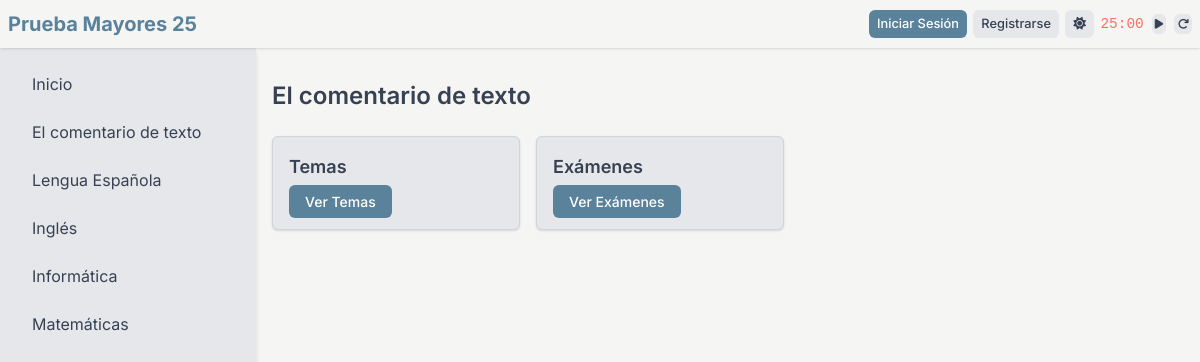
/asignatura/1, run on the app's committed database.
### tables this page shows
CREATE TABLE asignaturas (
                id INTEGER PRIMARY KEY AUTOINCREMENT,
                nombre TEXT NOT NULL UNIQUE,
                descripcion TEXT
            );

### app.py (the view)
@app.route("/asignatura/<int:asignatura_id>")
def mostrar_asignatura(asignatura_id):
    with closing(get_db_connection()) as conn:
        asignatura = conn.execute(
            "SELECT id, nombre FROM asignaturas WHERE id = ?", (asignatura_id,)
        ).fetchone()
        if not asignatura:
            return redirect(url_for("index"))
    return render_template(
        "asignatura_menu.html",
        asignatura=dict(asignatura),
        asignaturas=fetch_asignaturas(),
        navbar_data=get_navbar_data(),
    )

### app.py (called while the page is built)
def fetch_asignaturas():
    with closing(get_db_connection()) as conn:
        return [
            dict(row)
            for row in conn.execute(
                "SELECT id, nombre, descripcion FROM asignaturas"
            ).fetchall()
        ]

def get_navbar_data():
    return {
        "is_authenticated": current_user.is_authenticated,
        "username": current_user.username if current_user.is_authenticated else None,
        "dark_mode": session.get("dark_mode", False),
    }

### init_db.py (called while the page is built)
def get_db_connection():
    db_path = os.path.join(current_app.root_path, "instance", "database.db")
    conn = sqlite3.connect(db_path, check_same_thread=False)
    conn.row_factory = sqlite3.Row
    return conn

### templates/asignatura_menu.html (shortened to what this page needs)
<!DOCTYPE html>
<html lang="es" data-theme="{{ 'dark' if navbar_data.dark_mode else 'light' }}">
<head>
    <link rel="stylesheet" href="https://cdnjs.cloudflare.com/ajax/libs/font-awesome/6.5.1/css/all.min.css">
    <script src="https://cdn.tailwindcss.com"></script>
    <link rel="stylesheet" href="{{ url_for('static', filename='css/style.css') }}">
</head>
<body>
    {% include '_navbar.html' %}
    {% include '_sidebar.html' %}
    <main class="content">
        <h1 class="text-2xl font-semibold mb-6">{{ asignatura['nombre'] }}</h1>
        <div class="grid grid-cols-1 sm:grid-cols-2 gap-4 max-w-lg">
            <div class="card">
                <h2 class="text-lg font-semibold mb-2">Temas</h2>
                <a href="{{ url_for('mostrar_temas', asignatura_id=asignatura['id']) }}" class="btn btn-primary">Ver
                    Temas</a>
            </div>
            <div class="card">
                <h2 class="text-lg font-semibold mb-2">Exámenes</h2>
                <a href="{{ url_for('mostrar_examenes', asignatura_id=asignatura['id']) }}" class="btn btn-primary">Ver
                    Exámenes</a>
            </div>
        </div>
    </main>
</body>
</html>

### templates/_sidebar.html
<aside class="sidebar">
    <ul>
        <li><a href="{{ url_for('index') }}">Inicio</a></li>
        {% for asignatura in asignaturas %}
        <li><a href="{{ url_for('mostrar_asignatura', asignatura_id=asignatura['id']) }}">{{ asignatura['nombre'] }}</a>
        </li>
        {% endfor %}
    </ul>
</aside>

### static/css/style.css (style rules this page uses)
:root { --primary-bg: #f5f5f4; --primary-text: #374151; --secondary-bg: #e5e7eb; --accent: #5a829b; --accent-hover: #456e87; --border: #d1d5db; --shadow: rgba(0, 0, 0, 0.1); --work-color: #ff6f61; --rest-color: #4caf50; }
body { font-family: Inter, sans-serif; background-color: var(--primary-bg); color: var(--primary-text); transition: background-color 0.3s ease, color 0.3s ease; margin: 0; padding: 0; }
.sidebar { position: fixed; top: 3rem; left: 0; width: 16rem; height: calc(100vh - 3rem); background-color: var(--secondary-bg); box-shadow: 0 4px 6px -1px var(--shadow), 0 2px 4px -1px var(--shadow); transform: translateX(-100%); transition: transform 0.3s ease-in-out; }
.sidebar ul { padding: 1rem; display: flex; flex-direction: column; gap: 0.5rem; list-style: none; margin: 0; }
.sidebar li a { display: block; padding: 0.5rem 1rem; border-radius: 0.375rem; color: var(--primary-text); text-decoration: none; transition: background-color 0.2s ease-in-out, color 0.2s ease-in-out; }
.content { padding-top: 5rem; padding-left: 1rem; padding-right: 1rem; min-height: 100vh; transition: margin-left 0.3s ease-in-out; box-sizing: border-box; }
@media (min-width: 769px) { .content { margin-left: 16rem; } }
@media (min-width: 769px) { .sidebar { transform: translateX(0); } }
.btn { padding: 0.5rem 1rem; border-radius: 0.375rem; font-weight: 500; font-size: 0.875rem; transition: background-color 0.2s ease-in-out, color 0.2s ease-in-out; cursor: pointer; border: none; }
.btn-primary { background-color: var(--accent); color: #fff; }
.card { background-color: var(--secondary-bg); padding: 1rem; border-radius: 0.375rem; box-shadow: 0 1px 3px 0 var(--shadow), 0 1px 2px -1px var(--shadow); border: 1px solid var(--border); }
p, li { line-height: 1.5 !important; }

### data on the page
asignaturas: nombre "El comentario de texto"
asignaturas: nombre "Lengua Española"
asignaturas: nombre "Inglés"
asignaturas: nombre "Informática"
asignaturas: nombre "Matemáticas"
